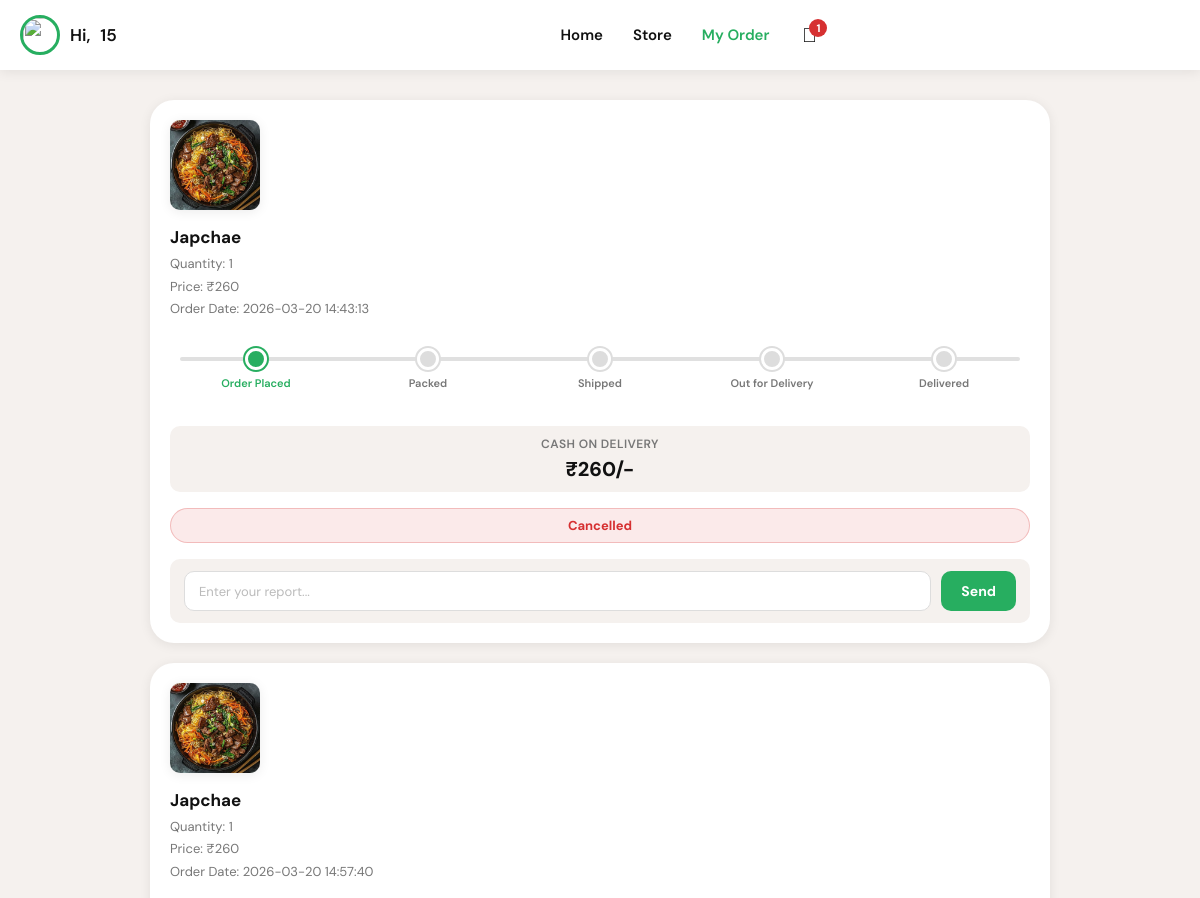
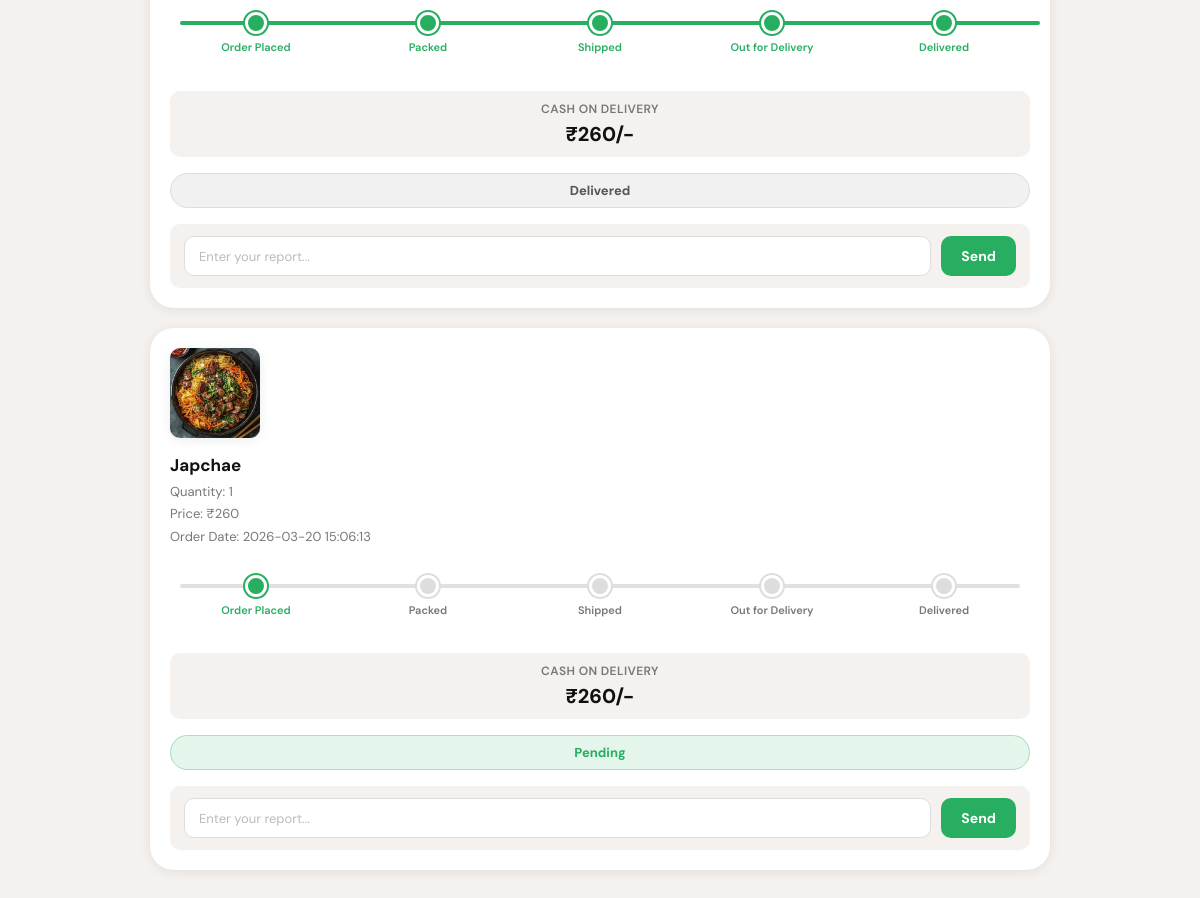
Page /myorder.php (signed in) on the committed database (2 pictures, top to bottom).
### tables this page shows
CREATE TABLE `order_items` (
  `id` int NOT NULL,
  `user_id` int DEFAULT NULL,
  `item_name` varchar(255) DEFAULT NULL,
  `price` int DEFAULT NULL,
  `quantity` int DEFAULT NULL,
  `image` varchar(255) DEFAULT NULL,
  `order_date` timestamp NULL DEFAULT CURRENT_TIMESTAMP,
  `status` varchar(50) DEFAULT 'Order Placed',
  `payment_method` varchar(50) DEFAULT 'COD',
  `order_state` varchar(50) DEFAULT 'Pending',
  `report` text
);

### actions/cart_count.php (called while the page is built, shortened)
<?php
include "actions/db.php";
if(isset($_SESSION['user_id'])){
    $user_id = $_SESSION['user_id'];
    $query = mysqli_query($conn,
        "SELECT COUNT(*) as total FROM cart WHERE user_id = '$user_id'"
    );
    $data = mysqli_fetch_assoc($query);
    if($data['total'] != NULL){
        $cart_count = $data['total'];
    }
}
?>

### actions/my_order.php (called while the page is built, shortened)
<?php
include 'db.php';
$user_id = $_SESSION['user_id'];
$sql = "SELECT id, item_name, price, quantity, image, order_date, status, payment_method, order_state
FROM order_items
WHERE user_id = ?";
$stmt = $conn->prepare($sql);
$stmt->bind_param("i", $user_id);
$stmt->execute();
$result = $stmt->get_result();
$orders = [];
while($row = $result->fetch_assoc()){
    $orders[] = $row;
}
?>

### myorder.php (the view, shortened to what this page needs)
<?php
include "actions/db.php";
include "actions/cart_count.php";
include "actions/my_order.php";
?>
<!DOCTYPE html>
<html lang="en">
<head>
    <link rel="stylesheet" href=".//css/myorder.css">
    <link rel="stylesheet" href="https://cdnjs.cloudflare.com/ajax/libs/font-awesome/6.5.1/css/all.min.css">
</head>
<body>
    <header>
        <div class="username">
                <img id="mainAvatar" src="image/avatar/<?php echo $_SESSION['avatar'] ?? 'avatar1.png'; ?>" class="avatar" onclick="openPanel()">
            <pre> Hi,</pre>
            <div id="nameU">
                    <?php echo htmlspecialchars($_SESSION['username']); ?>
            </div>
        </div>
        <div class="nav">
             <a href="main.php"><div id="home">Home</div></a>
            <a href="store.php"><div id="Store">Store</div></a>
            <a href="myorder.php"><div id="myoder">My Order</div></a>
            <div class="cart">
            <a href="carts.php"><i class="fa-solid fa-cart-shopping"></i></a>
                <?php if($cart_count > 0): ?>
                <span class="cart-count"><?php echo $cart_count; ?></span>
                <?php endif; ?>
            </div>
        </div>
    </header>
    <main>
<div id="my-orders">
<?php if(count($orders) > 0): ?>
<?php foreach($orders as $order): ?>
<?php
$status = $order['status'];
$step = 1;
if($status == "Order Placed") $step = 1;
if($status == "Delivered") $step = 5;
$imagePath = strpos($order['image'], 'image/') === 0 ? $order['image'] : 'image/' . $order['image'];
?>
<div class="order-card">
<img src="<?= htmlspecialchars($imagePath) ?>">
<div class="order-details">
<h3><?= htmlspecialchars($order['item_name']) ?></h3>
<p>Quantity: <?= $order['quantity'] ?></p>
<p>Price: ₹<?= $order['price'] ?></p>
<p>Order Date: <?= $order['order_date'] ?></p>
</div>
    <div class="track-container" data-step="<?= $step ?>">
        <div class="step">
            <div class="dot"></div>
            <p>Order Placed</p>
        </div>
        <div class="step">
            <div class="dot"></div>
            <p>Packed</p>
        </div>
        <div class="step">
            <div class="dot"></div>
            <p>Shipped</p>
        </div>
        <div class="step">
            <div class="dot"></div>
            <p>Out for Delivery</p>
        </div>
        <div class="step">
            <div class="dot"></div>
            <p>Delivered</p>
        </div>
    </div>
    <div class="payment-box">
        <div class="payment-text">
            <?= htmlspecialchars($order['payment_method']) ?>
        </div>
        <div class="payment-price">
            ₹<?= $order['price'] ?>/-
        </div>
    </div>
    <div class="state-box
        <?php
        if($order['order_state'] == 'Cancelled') echo 'cancel';
        elseif($order['order_state'] == 'Delivered') echo 'delivered';
        else echo 'way';
        ?>">
        <?= htmlspecialchars($order['order_state']) ?>
    </div>
    <form action="actions/send_report.php" method="POST">
        <div class="report-box">
            <input type="text" name="report" placeholder="Enter your report..." required>
            <button type="submit">Send</button>
        </div>
    </form>
</div>
<?php endforeach; ?>
<?php else: ?>
<div class="order_not_found"><p>No orders found!</p></div>
<?php endif; ?>
</div>
</main>
</body>
</html>

### rows in the picture
order_items: image (picture), item_name "Japchae", quantity "1", price "260", order_date "2026-03-20 14:43:13", payment_method "CASH ON DELIVERY", order_state "Cancelled"
order_items: image (picture), item_name "Japchae", quantity "1", price "260", order_date "2026-03-20 14:57:40", payment_method "CASH ON DELIVERY", order_state "Delivered"
order_items: image (picture), item_name "Japchae", quantity "1", price "260", order_date "2026-03-20 15:06:13", payment_method "CASH ON DELIVERY", order_state "Pending"

### other values in the picture
$_SESSION['username'] "15"
$cart_count "1"
